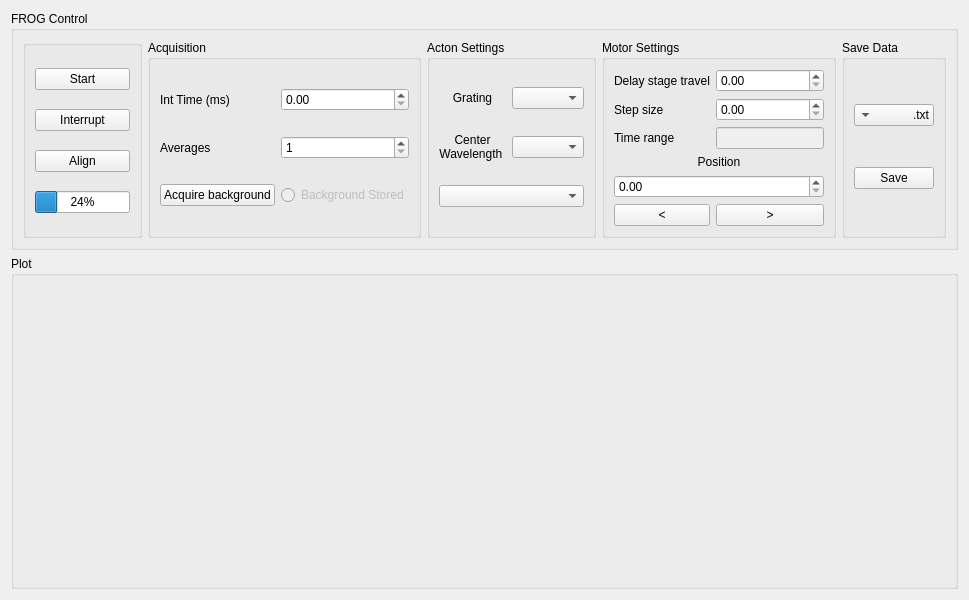
<?xml version="1.0" encoding="UTF-8"?>
<ui version="4.0">
 <class>Form</class>
 <widget class="QWidget" name="Form">
  <property name="geometry">
   <rect>
    <x>0</x>
    <y>0</y>
    <width>969</width>
    <height>600</height>
   </rect>
  </property>
  <property name="windowTitle">
   <string>Form</string>
  </property>
  <layout class="QVBoxLayout" name="verticalLayout" stretch="0,1">
   <item>
    <widget class="QGroupBox" name="control_groupBox">
     <property name="title">
      <string>FROG Control</string>
     </property>
     <layout class="QHBoxLayout" name="horizontalLayout">
      <item>
       <widget class="QGroupBox" name="groupBox_4">
        <property name="title">
         <string/>
        </property>
        <layout class="QGridLayout" name="gridLayout_5">
         <item row="0" column="1">
          <widget class="QPushButton" name="start_pushButton">
           <property name="text">
            <string>Start</string>
           </property>
          </widget>
         </item>
         <item row="2" column="1">
          <widget class="QPushButton" name="interrupt_pushButton">
           <property name="text">
            <string>Interrupt</string>
           </property>
          </widget>
         </item>
         <item row="4" column="1">
          <widget class="QProgressBar" name="progressBar">
           <property name="value">
            <number>24</number>
           </property>
          </widget>
         </item>
         <item row="3" column="1">
          <widget class="QPushButton" name="align_pushButton">
           <property name="text">
            <string>Align</string>
           </property>
          </widget>
         </item>
        </layout>
       </widget>
      </item>
      <item>
       <widget class="QGroupBox" name="groupBox_6">
        <property name="title">
         <string>Acquisition</string>
        </property>
        <layout class="QGridLayout" name="gridLayout_7">
         <item row="2" column="1">
          <widget class="QDoubleSpinBox" name="avgs_spinBox">
           <property name="decimals">
            <number>0</number>
           </property>
           <property name="minimum">
            <double>1.000000000000000</double>
           </property>
           <property name="maximum">
            <double>100000000.000000000000000</double>
           </property>
          </widget>
         </item>
         <item row="2" column="0">
          <widget class="QLabel" name="label_8">
           <property name="text">
            <string>Averages</string>
           </property>
          </widget>
         </item>
         <item row="1" column="0">
          <widget class="QLabel" name="label_9">
           <property name="text">
            <string>Int Time (ms)</string>
           </property>
          </widget>
         </item>
         <item row="1" column="1">
          <widget class="QDoubleSpinBox" name="int_time_doubleSpinBox"/>
         </item>
         <item row="3" column="0">
          <widget class="QPushButton" name="acqbckg_pushButton">
           <property name="text">
            <string>Acquire background</string>
           </property>
          </widget>
         </item>
         <item row="3" column="1">
          <widget class="QRadioButton" name="storedbckg_radioButton">
           <property name="enabled">
            <bool>false</bool>
           </property>
           <property name="text">
            <string>Background Stored</string>
           </property>
           <property name="checkable">
            <bool>true</bool>
           </property>
          </widget>
         </item>
        </layout>
       </widget>
      </item>
      <item>
       <widget class="QGroupBox" name="groupBox_5">
        <property name="title">
         <string>Acton Settings</string>
        </property>
        <layout class="QGridLayout" name="gridLayout">
         <item row="0" column="0">
          <widget class="QLabel" name="label_7">
           <property name="font">
            <font>
             <weight>50</weight>
             <bold>false</bold>
             <underline>false</underline>
             <kerning>true</kerning>
            </font>
           </property>
           <property name="layoutDirection">
            <enum>Qt::LeftToRight</enum>
           </property>
           <property name="text">
            <string>Grating</string>
           </property>
           <property name="alignment">
            <set>Qt::AlignCenter</set>
           </property>
          </widget>
         </item>
         <item row="0" column="1">
          <widget class="QComboBox" name="grating_comboBox"/>
         </item>
         <item row="1" column="0">
          <widget class="QLabel" name="label_6">
           <property name="text">
            <string>Center
Wavelength </string>
           </property>
           <property name="alignment">
            <set>Qt::AlignCenter</set>
           </property>
           <property name="wordWrap">
            <bool>true</bool>
           </property>
          </widget>
         </item>
         <item row="1" column="1">
          <widget class="QComboBox" name="wav_comboBox"/>
         </item>
         <item row="2" column="0" colspan="2">
          <widget class="QComboBox" name="wl_calib_comboBox"/>
         </item>
        </layout>
       </widget>
      </item>
      <item>
       <widget class="QGroupBox" name="groupBox_2">
        <property name="title">
         <string>Motor Settings</string>
        </property>
        <layout class="QGridLayout" name="gridLayout_3">
         <item row="1" column="1">
          <widget class="QDoubleSpinBox" name="stepsize_spinBox"/>
         </item>
         <item row="1" column="0">
          <widget class="QLabel" name="label_3">
           <property name="text">
            <string>Step size</string>
           </property>
          </widget>
         </item>
         <item row="0" column="0">
          <widget class="QLabel" name="label_2">
           <property name="text">
            <string>Delay stage travel</string>
           </property>
          </widget>
         </item>
         <item row="3" column="0" colspan="2">
          <widget class="QLabel" name="label_4">
           <property name="text">
            <string>Position</string>
           </property>
           <property name="alignment">
            <set>Qt::AlignCenter</set>
           </property>
          </widget>
         </item>
         <item row="6" column="1">
          <widget class="QPushButton" name="rightarrow_pushButton">
           <property name="text">
            <string>&gt;</string>
           </property>
          </widget>
         </item>
         <item row="6" column="0">
          <widget class="QPushButton" name="leftarrow_pushButton">
           <property name="text">
            <string>&lt;</string>
           </property>
           <property name="icon">
            <iconset theme="QtCore.Qt.LeftArrow">
             <normaloff>.</normaloff>.</iconset>
           </property>
          </widget>
         </item>
         <item row="4" column="0" colspan="2">
          <widget class="QDoubleSpinBox" name="pos_spinBox"/>
         </item>
         <item row="0" column="1">
          <widget class="QDoubleSpinBox" name="delaydist_spinBox"/>
         </item>
         <item row="2" column="0">
          <widget class="QLabel" name="label_5">
           <property name="text">
            <string>Time range</string>
           </property>
          </widget>
         </item>
         <item row="2" column="1">
          <widget class="QLineEdit" name="timerange_lineEdit">
           <property name="enabled">
            <bool>false</bool>
           </property>
           <property name="sizePolicy">
            <sizepolicy hsizetype="Preferred" vsizetype="Fixed">
             <horstretch>0</horstretch>
             <verstretch>0</verstretch>
            </sizepolicy>
           </property>
          </widget>
         </item>
        </layout>
       </widget>
      </item>
      <item>
       <widget class="QGroupBox" name="groupBox">
        <property name="sizePolicy">
         <sizepolicy hsizetype="Maximum" vsizetype="Preferred">
          <horstretch>0</horstretch>
          <verstretch>0</verstretch>
         </sizepolicy>
        </property>
        <property name="title">
         <string>Save Data</string>
        </property>
        <layout class="QGridLayout" name="gridLayout_2">
         <item row="1" column="0" colspan="2">
          <widget class="QPushButton" name="save_pushButton">
           <property name="text">
            <string>Save</string>
           </property>
          </widget>
         </item>
         <item row="0" column="0" colspan="2">
          <widget class="QComboBox" name="fileformat_comboBox">
           <property name="layoutDirection">
            <enum>Qt::RightToLeft</enum>
           </property>
           <item>
            <property name="text">
             <string>.txt</string>
            </property>
           </item>
           <item>
            <property name="text">
             <string>.mat</string>
            </property>
           </item>
           <item>
            <property name="text">
             <string>.npz</string>
            </property>
           </item>
          </widget>
         </item>
        </layout>
       </widget>
      </item>
     </layout>
    </widget>
   </item>
   <item>
    <widget class="QGroupBox" name="plot_groupBox">
     <property name="title">
      <string>Plot</string>
     </property>
     <layout class="QVBoxLayout" name="verticalLayout_2"/>
    </widget>
   </item>
  </layout>
 </widget>
 <resources/>
 <connections/>
</ui>
